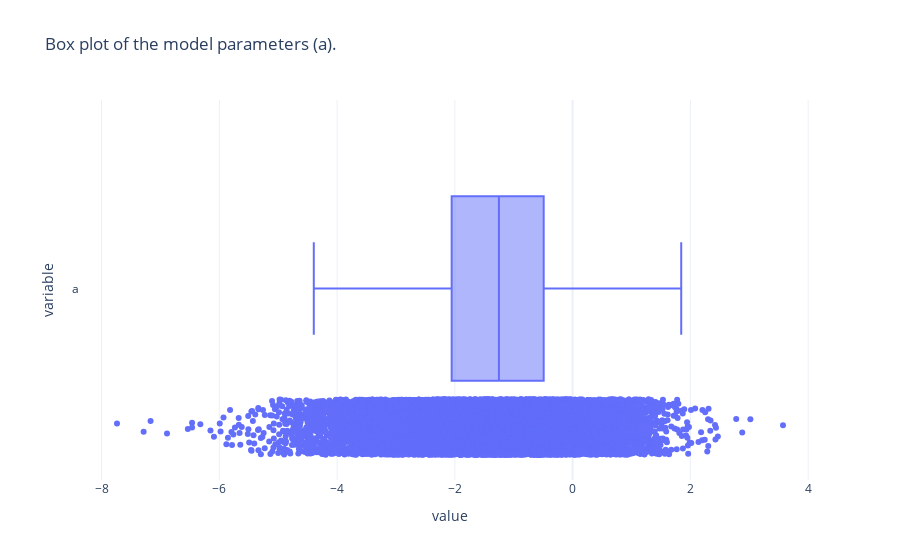

Notebook code cell kept with this figure:
### Code cell
adni.get_params_box_plot(fit=posterior_80_yo_intercept, model_params=["a"])

### Figure 1 — Plotly figure (JSON) as saved in the notebook; plotly's stock layout.template omitted (floating-point values rounded to 4 significant figures; data arrays with more than 128 entries replaced by an {"elided": "..."} marker saying what was removed)
{"data": [{"alignmentgroup": "True", "boxpoints": "all", "hovertemplate": "value=%{x}<br>variable=%{y}<extra></extra>", "legendgroup": "", "marker": {"color": "#636efa"}, "name": "", "notched": false, "offsetgroup": "", "orientation": "h", "showlegend": false, "type": "box", "x": {"elided": "20000 float values"}, "x0": " ", "xaxis": "x", "y": {"elided": "20000 str values"}, "y0": " ", "yaxis": "y"}], "layout": {"boxmode": "group", "legend": {"tracegroupgap": 0}, "title": {"text": "Box plot of the model parameters (a)."}, "xaxis": {"anchor": "y", "domain": [0, 1], "title": {"text": "value"}}, "yaxis": {"anchor": "x", "domain": [0, 1], "title": {"text": "variable"}}}}
